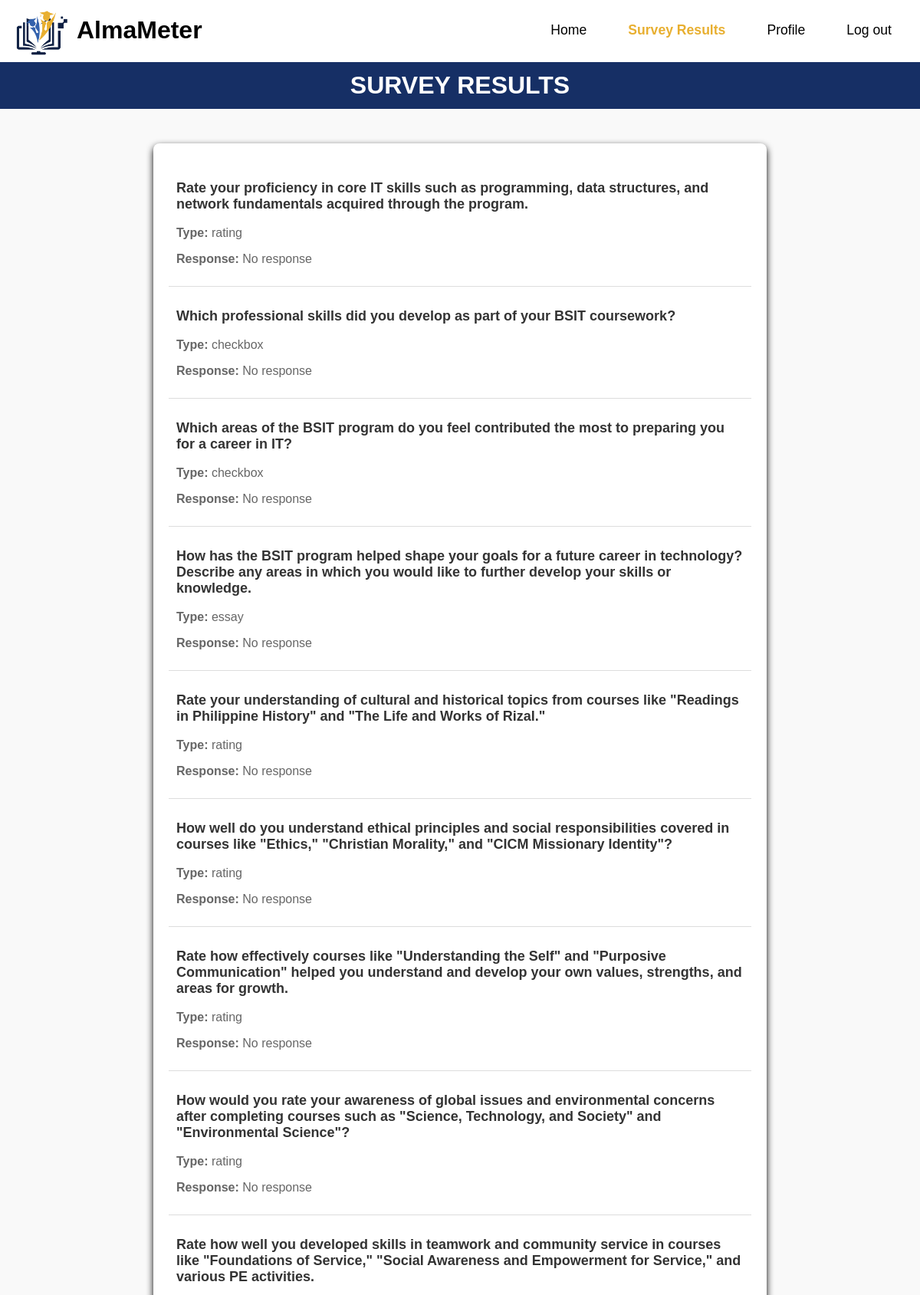
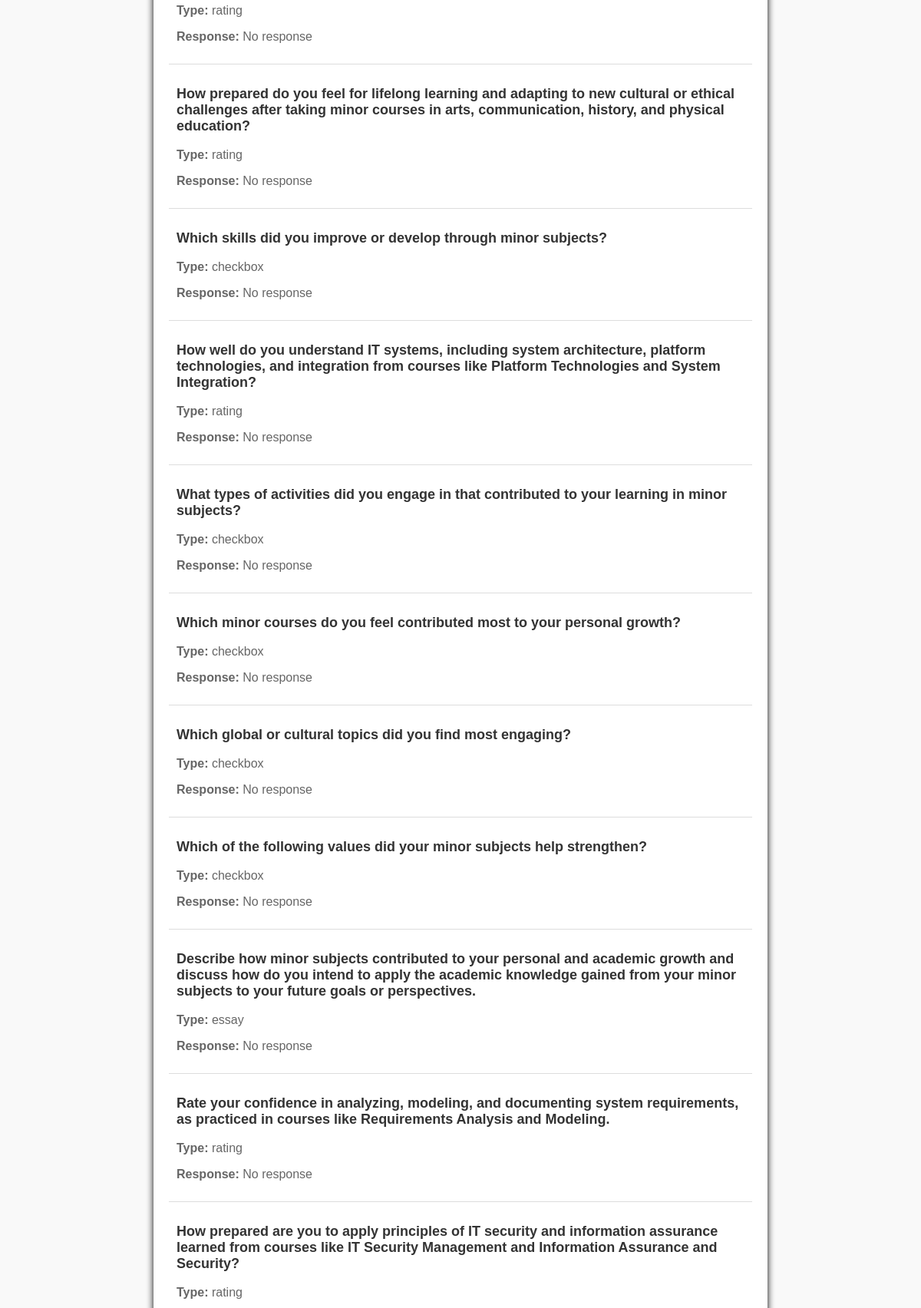
The page /student/php/surveyresults.php (signed in, upper part) on the database its author committed (2 pictures, top to bottom).
### tables this page shows
CREATE TABLE `rate` (
  `rate_id` varchar(50) NOT NULL,
  `question_id` varchar(50) NOT NULL,
  `1` varchar(500) NOT NULL,
  `2` varchar(500) DEFAULT NULL,
  `3` varchar(500) DEFAULT NULL,
  `4` varchar(500) DEFAULT NULL,
  `5` varchar(500) DEFAULT NULL
);

CREATE TABLE `questions` (
  `question_id` varchar(50) NOT NULL,
  `category` varchar(500) NOT NULL,
  `survey_id` varchar(50) NOT NULL,
  `question_text` varchar(500) NOT NULL,
  `question_type` varchar(500) NOT NULL
);

### student/php/surveyresults.php (the view, shortened to what this page needs)
<?php
include '../core/config.php';
$user_id = $_SESSION['user_id'];
$class_query = "SELECT class_id FROM class WHERE user_id = ?";
$stmt = $conn->prepare($class_query);
$stmt->bind_param('s', $user_id);
$stmt->execute();
$class_result = $stmt->get_result();
$class_data = $class_result->fetch_assoc();
$class_id = $class_data['class_id'] ?? null;
$survey_query = "SELECT survey_id FROM survey WHERE course = (
                    SELECT course FROM class WHERE class_id = ?
                 ) AND semester = (
                    SELECT semester FROM class WHERE class_id = ?
                 ) AND ay = (
                    SELECT ay FROM class WHERE class_id = ?
                 ) AND survey_status = 'published'";
$stmt = $conn->prepare($survey_query);
$stmt->bind_param('sss', $class_id, $class_id, $class_id);
$stmt->execute();
$survey_result = $stmt->get_result();
$survey_data = $survey_result->fetch_assoc();
$survey_id = $survey_data['survey_id'] ?? null;
$questions = [];
if ($survey_id) {
    $query = "SELECT q.question_id, q.question_text, q.question_type,
                     r.1 AS option1, r.2 AS option2, r.3 AS option3,
                     r.4 AS option4, r.5 AS option5
              FROM questions q
              LEFT JOIN rate r ON q.question_id = r.question_id
              WHERE q.survey_id = ?
              ORDER BY q.question_id";
    $stmt = $conn->prepare($query);
    $stmt->bind_param('s', $survey_id);
    $stmt->execute();
    $result = $stmt->get_result();
    while ($row = $result->fetch_assoc()) {
        $questions[$row['question_id']] = [
            'text' => $row['question_text'],
            'type' => $row['question_type'],
            'ratings' => array_filter([
                $row['option1'],
                $row['option2'],
                $row['option3'],
                $row['option4'],
                $row['option5']
            ])
        ];
    }
}
$responses = [];
?>
<!DOCTYPE html>
<html lang="en">
<head>
    <link rel="stylesheet" href="../assets/css/results.css">
</head>
<body>
<header>
    <div class="logo-container">
        <img class="logo" src="../assets/images/white-logo.png" alt="logo">
        <h1>AlmaMeter</h1>
    </div>
    <nav class="nav-bar">
        <a href="home.php">Home</a>
        <a href="surveyresults.php" class="active">Survey Results</a>
        <a href="update_profile.php">Profile</a>
        <a href="../auth/logout.php" class="logout-button">Log out</a>
    </nav>
</header>
<div class="prompt-section">
    <h1>SURVEY RESULTS</h1>
</div>
<main>
    <div class="results-container">
        <?php if (!empty($questions)): ?>
            <?php foreach ($questions as $question_id => $question): ?>
                <div class="result-entry">
                    <h3><?php echo htmlspecialchars($question['text']); ?></h3>
                    <p><strong>Type:</strong> <?php echo htmlspecialchars($question['type']); ?></p>
                    <p><strong>Response:</strong>
                        <?php
                        if (isset($responses[$question_id])) {
                            if ($question['type'] === 'rating' && isset($question['ratings'])) {
                                $response_index = is_numeric($responses[$question_id]) ? (int)$responses[$question_id] - 1 : -1;
                                echo htmlspecialchars($question['ratings'][$response_index] ?? $responses[$question_id]);
                            } elseif ($question['type'] === 'checkbox') {
                                echo htmlspecialchars(implode(", ", $responses[$question_id]));
                            } else {
                                echo htmlspecialchars($responses[$question_id]);
                            }
                        } else {
                            echo "No response";
                        }
                        ?>
                    </p>
                </div>
            <?php endforeach; ?>
        <?php else: ?>
            <p>No results found for this survey.</p>
        <?php endif; ?>
    </div>
</main>
</body>
</html>

### student/assets/css/results.css (style rules this page uses)
* { font-family: 'Century Gothic', sans-serif; box-sizing: border-box; }
body { font-family: Arial, sans-serif; background-color: #f9f9f9; margin: 0; padding: 0; }
header { position: fixed; top: 0; left: 0; width: 100%; padding: 0px 20px; display: flex; justify-content: space-between; align-items: center; z-index: 99; background-color: white; }
.logo-container { flex-shrink: 0; display: flex; align-items: center; justify-content: center; margin: 0; padding: 0; }
.logo-container h1 { margin-left: 10px; }
.logo { max-width: 70px; height: auto; margin: 0; }
.nav-bar { display: flex; align-items: center; border-bottom: 5px black; }
.nav-bar a { position: relative; font-size: 1.1em; font-weight: 500; text-decoration: none; margin-left: 20px; padding: 8px 15px; color: black; border: 2px solid transparent; border-radius: 25px; transition: background 0.3s ease, color 0.3s ease, border-color 0.3s ease; }
.nav-bar a.active { font-weight: 700; color: #E8AF30; }
.logout-button { display: inline-flex; justify-content: center; align-items: center; text-align: center; cursor: pointer; font-size: 1em; font-weight: 500; background: transparent; border: 2px solid transparent; border-radius: 25px; transition: background 0.3s ease, color 0.3s ease, border-color 0.3s ease; }
.prompt-section { position: sticky; top: 55px; z-index: 98; background-color: #fff; padding-top: 5px; }
.prompt-section h1 { background-color: #162F65; color: white; padding: 12px; justify-content: center; text-align: center; }
main { padding: 20px; max-width: 800px; margin: 100px auto; background-color: #fff; box-shadow: 0px 4px 10px rgba(0, 0, 0, 1); border-radius: 8px; }
.results-container { margin-bottom: 20px; }
.result-entry { padding: 10px; border-bottom: 1px solid #ddd; }
.result-entry h3 { font-size: 18px; color: #333; }
.result-entry p { font-size: 16px; color: #666; }

### rows shown on the page
rate: question.question_text "Rate your proficiency in core IT skills such as programming, data structures, and network fundamentals acquired through the program.", question.question_type "rating", shows "No response"
questions: question_text "Which professional skills did you develop as part of your BSIT coursework?", question_type "checkbox", shows "No response"
questions: question_text "Which areas of the BSIT program do you feel contributed the most to preparing you for a career in IT?", question_type "checkbox", shows "No response"
rate: question.question_text "Rate your understanding of cultural and historical topics from courses like \"Readings in Philippine History\" and \"The Life and Works of Rizal.\"", question.question_type "rating", shows "No response"
questions: question_text "Which skills did you improve or develop through minor subjects?", question_type "checkbox", shows "No response"
questions: question_text "What types of activities did you engage in that contributed to your learning in minor subjects?", question_type "checkbox", shows "No response"
questions: question_text "Which minor courses do you feel contributed most to your personal growth?", question_type "checkbox", shows "No response"
questions: question_text "Which global or cultural topics did you find most engaging?", question_type "checkbox", shows "No response"
questions: question_text "Which of the following values did your minor subjects help strengthen?", question_type "checkbox", shows "No response"
rate: question.question_text "Rate your confidence in analyzing, modeling, and documenting system requirements, as practiced in courses like Requirements Analysis and Modeling.", question.question_type "rating", shows "No response"

### other values the page prints
$question['text'] "How has the BSIT program helped shape your goals for a future career in technology? Describe any areas in which you would like to further develop your skills or knowledge."
$question['type'] "essay"
$question['text'] "How well do you understand ethical principles and social responsibilities covered in courses like \"Ethics,\" \"Christian Morality,\" and \"CICM Missionary Identity\"?"
$question['type'] "rating"
$question['text'] "Rate how effectively courses like \"Understanding the Self\" and \"Purposive Communication\" helped you understand and develop your own values, strengths, and areas for growth."
$question['text'] "How would you rate your awareness of global issues and environmental concerns after completing courses such as \"Science, Technology, and Society\" and \"Environmental Science\"?"
$question['text'] "Rate how well you developed skills in teamwork and community service in courses like \"Foundations of Service,\" \"Social Awareness and Empowerment for Service,\" and various PE activities."
$question['text'] "How prepared do you feel for lifelong learning and adapting to new cultural or ethical challenges after taking minor courses in arts, communication, history, and physical education?"
$question['text'] "How well do you understand IT systems, including system architecture, platform technologies, and integration from courses like Platform Technologies and System Integration?"
$question['text'] "How prepared are you to apply principles of IT security and information assurance learned from courses like IT Security Management and Information Assurance and Security?"
